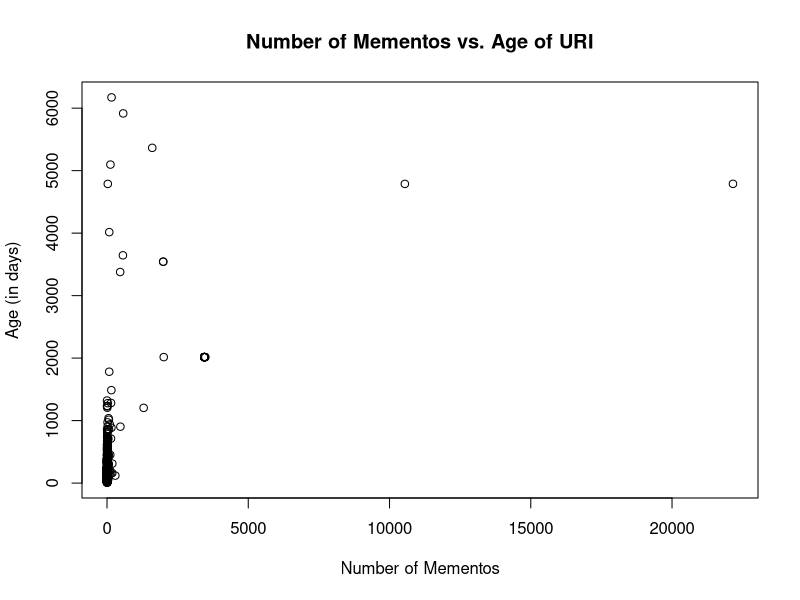

Recreate this plot in R.
#!/usr/bin/Rscript

d <- read.csv("mementosVsAge.txt", stringsAsFactors = F, header = FALSE, sep = "\t")

data = d[,c(2,3)]

png("q3-scatterplot.png")

plot(data, ylab="Age (in days)", xlab="Number of Mementos", main = "Number of Mementos vs. Age of URI")

# abline(lm(data[1]~data[2]), col="red")

dev.off()
